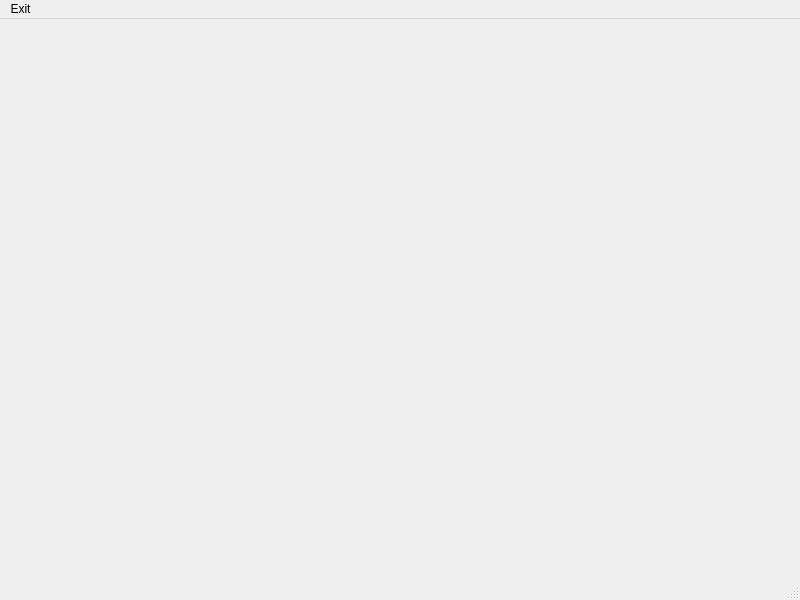
<?xml version="1.0" encoding="UTF-8"?>
<ui version="4.0">
 <class>Hoenn</class>
 <widget class="QMainWindow" name="Hoenn">
  <property name="geometry">
   <rect>
    <x>0</x>
    <y>0</y>
    <width>800</width>
    <height>600</height>
   </rect>
  </property>
  <property name="windowTitle">
   <string>MainWindow</string>
  </property>
  <widget class="QWidget" name="centralwidget"/>
  <widget class="QMenuBar" name="menubar">
   <property name="geometry">
    <rect>
     <x>0</x>
     <y>0</y>
     <width>800</width>
     <height>17</height>
    </rect>
   </property>
   <widget class="QMenu" name="menuExit">
    <property name="title">
     <string>Exit</string>
    </property>
    <addaction name="actionExit"/>
   </widget>
   <addaction name="menuExit"/>
  </widget>
  <widget class="QStatusBar" name="statusbar"/>
  <action name="actionExit">
   <property name="icon">
    <iconset resource="resource.qrc">
     <normaloff>:/images/icons/stop button.png</normaloff>:/images/icons/stop button.png</iconset>
   </property>
   <property name="text">
    <string>Exit</string>
   </property>
   <property name="toolTip">
    <string>Go Back To The Main Scene</string>
   </property>
  </action>
 </widget>
 <resources>
  <include location="resource.qrc"/>
 </resources>
 <connections/>
</ui>
